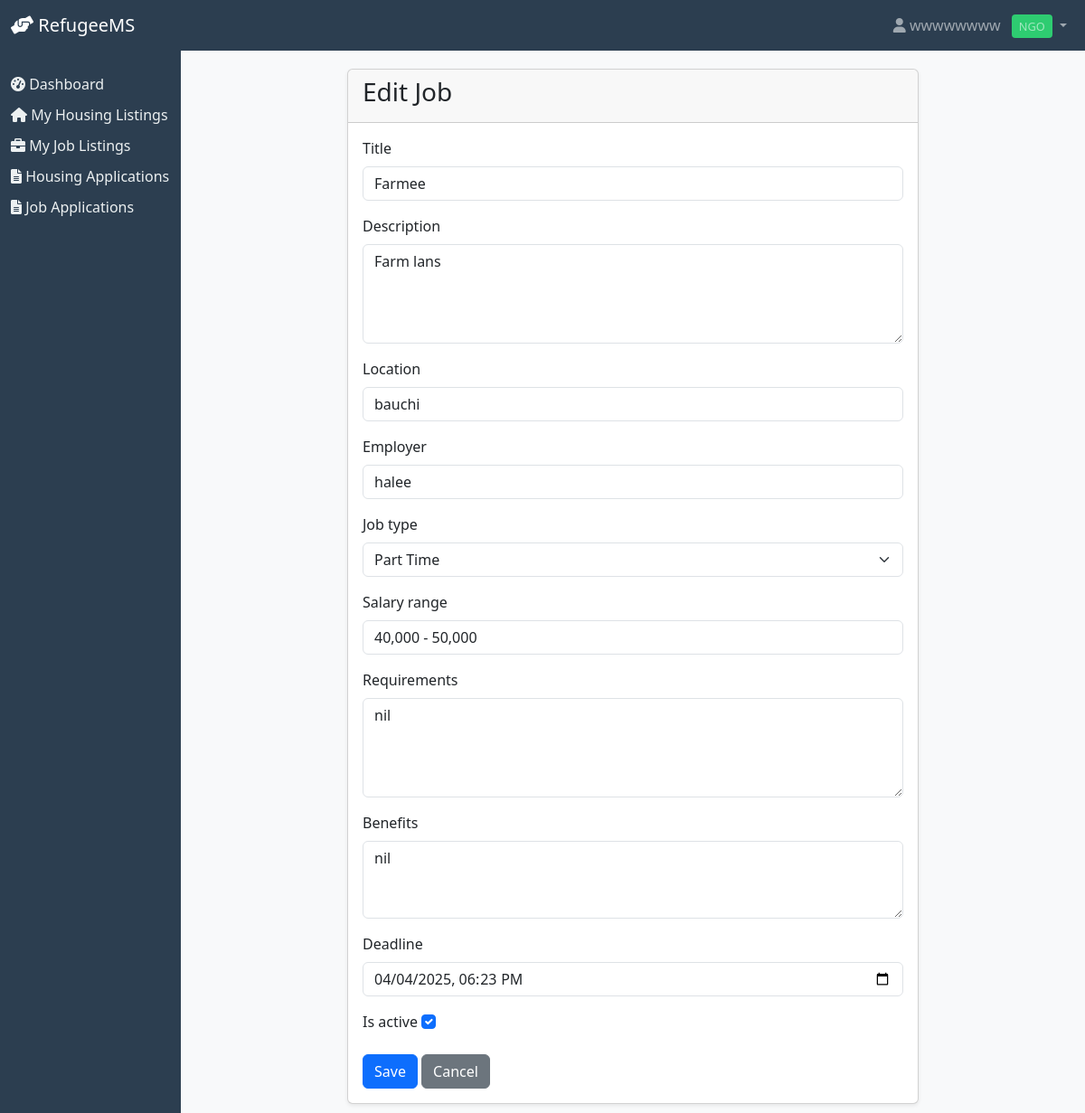
Screenshot of /jobs/2/update/ (signed in) with the database file from the repository.
### refugees/models.py (models this page shows, shortened)
class CustomUser(AbstractUser):
    USER_TYPE_CHOICES = [
        ('refugee', 'Refugee'),
        ('admin', 'Admin'),
        ('ngo', 'NGO'),
    ]
    user_type = models.CharField(max_length=10, choices=USER_TYPE_CHOICES)
    phone_number = models.CharField(max_length=20, blank=True)
    organization = models.CharField(max_length=100, blank=True, help_text="Organization name for NGO users")

class Job(models.Model):
    JOB_TYPE_CHOICES = [
        ('full_time', 'Full Time'),
        ('part_time', 'Part Time'),
        ('contract', 'Contract'),
        ('temporary', 'Temporary'),
    ]
    title = models.CharField(max_length=100)
    description = models.TextField()
    location = models.CharField(max_length=100)
    employer = models.CharField(max_length=100)
    job_type = models.CharField(max_length=20, choices=JOB_TYPE_CHOICES)
    salary_range = models.CharField(max_length=100, blank=True)
    requirements = models.TextField()
    benefits = models.TextField(blank=True)
    posted_at = models.DateTimeField(auto_now_add=True)
    deadline = models.DateTimeField()
    is_active = models.BooleanField(default=True)
    ngo = models.ForeignKey('NGO', on_delete=models.CASCADE, related_name='job_listings', null=True)

### refugees/views.py (the view)
# urls.py: path('jobs/<int:pk>/update/', views.JobUpdateView.as_view(), name='job_update'),
class JobUpdateView(LoginRequiredMixin, UserPassesTestMixin, UpdateView):
    model = Job
    form_class = JobForm
    template_name = 'refugees/job_form.html'
    success_url = reverse_lazy('job_list')
    def test_func(self):
        return self.request.user.user_type in ['admin', 'ngo']

### refugees/templates/refugees/job_form.html (shortened to what this page needs)
{% extends 'refugees/base.html' %}
{% block content %}
<div class="row justify-content-center">
    <div class="col-md-8">
        <div class="card">
            <div class="card-header">
                <h3>{% if form.instance.pk %}Edit{% else %}Post{% endif %} Job</h3>
            </div>
            <div class="card-body">
                <form method="post">
                    {% for field in form %}
                    <div class="mb-3">
                        <label for="{{ field.id_for_label }}" class="form-label">{{ field.label }}</label>
                        {{ field }}
                    </div>
                    {% endfor %}
                    <button type="submit" class="btn btn-primary">Save</button>
                    <a href="{% url 'job_list' %}" class="btn btn-secondary">Cancel</a>
                </form>
            </div>
        </div>
    </div>
</div>
{% endblock %}

### refugees/templates/refugees/base.html (shortened to what this page needs)
<!DOCTYPE html>
<html lang="en">
<head>
    <link href="https://cdn.jsdelivr.net/npm/bootstrap@5.3.0/dist/css/bootstrap.min.css" rel="stylesheet">
    <link href="https://cdnjs.cloudflare.com/ajax/libs/font-awesome/6.0.0/css/all.min.css" rel="stylesheet">
</head>
<body>
    <nav class="navbar navbar-expand-lg navbar-dark bg-dark">
        <div class="container-fluid">
            <a class="navbar-brand" href="{% url 'dashboard' %}">
                <i class="fas fa-hands-helping"></i> RefugeeMS
            </a>
            <div class="collapse navbar-collapse" id="navbarNav">
                <ul class="navbar-nav ms-auto">
                    {% if user.is_authenticated %}
                    <li class="nav-item dropdown">
                        <a class="nav-link dropdown-toggle" href="#" id="userDropdown" role="button" data-bs-toggle="dropdown">
                            <i class="fas fa-user"></i> {{ user.username }}
                            {% if user.user_type == 'refugee' %}
                                <span class="user-type-badge refugee-badge">Refugee</span>
                            {% elif user.user_type == 'ngo' %}
                                <span class="user-type-badge ngo-badge">NGO</span>
                            {% else %}
                                <span class="user-type-badge admin-badge">Admin</span>
                            {% endif %}
                        </a>
                    </li>
                    {% endif %}
                </ul>
            </div>
        </div>
    </nav>
    <div class="container-fluid">
        <div class="row">
            {% if user.is_authenticated %}
            <div class="col-md-2 sidebar">
                <div class="d-flex flex-column">
                    <a href="{% url 'dashboard' %}" class="nav-link {% if request.resolver_match.url_name == 'dashboard' %}active{% endif %}">
                        <i class="fas fa-tachometer-alt"></i> Dashboard
                    </a>
                    {% if user.user_type == 'refugee' %}
                        <a href="{% url 'housing_list' %}" class="nav-link {% if 'housing' in request.path %}active{% endif %}">
                            <i class="fas fa-home"></i> Available Housing
                        </a>
                        <a href="{% url 'job_list' %}" class="nav-link {% if 'job' in request.path %}active{% endif %}">
                            <i class="fas fa-briefcase"></i> Available Jobs
                        </a>
                        <a href="{% url 'housing_application_list' %}" class="nav-link {% if 'housing_application' in request.path %}active{% endif %}">
                            <i class="fas fa-file-alt"></i> My Housing Applications
                        </a>
                        <a href="{% url 'job_application_list' %}" class="nav-link {% if 'job_application' in request.path %}active{% endif %}">
                            <i class="fas fa-file-alt"></i> My Job Applications
                        </a>
                    {% elif user.user_type == 'ngo' %}
                        <a href="{% url 'housing_list' %}" class="nav-link {% if 'housing' in request.path %}active{% endif %}">
                            <i class="fas fa-home"></i> My Housing Listings
                        </a>
                        <a href="{% url 'job_list' %}" class="nav-link {% if 'job' in request.path %}active{% endif %}">
                            <i class="fas fa-briefcase"></i> My Job Listings
                        </a>
                        <a href="{% url 'housing_application_list' %}" class="nav-link {% if 'housing_application' in request.path %}active{% endif %}">
                            <i class="fas fa-file-alt"></i> Housing Applications
                        </a>
                        <a href="{% url 'job_application_list' %}" class="nav-link {% if 'job_application' in request.path %}active{% endif %}">
                            <i class="fas fa-file-alt"></i> Job Applications
                        </a>
                    {% endif %}
                </div>
            </div>
            <div class="col-md-10 main-content">
            {% else %}
            <div class="col-12 main-content">
            {% endif %}
                {% block content %}
                {% endblock %}
            </div>
        </div>
    </div>
</body>
</html>

### refugees/templates/refugees/base.html (style rules this page uses)
.sidebar { min-height: 100vh; background-color: #2c3e50; padding-top: 20px; }
.sidebar .nav-link { color: #ecf0f1; margin: 5px 0; }
.main-content { padding: 20px; background-color: #f8f9fa; }
.navbar { background-color: #2c3e50 !important; }
.card { box-shadow: 0 0.125rem 0.25rem rgba(0, 0, 0, 0.075); margin-bottom: 1rem; }
.user-type-badge { font-size: 0.8rem; padding: 0.25rem 0.5rem; border-radius: 0.25rem; margin-left: 0.5rem; }
.ngo-badge { background-color: #2ecc71; }

### rows the page displays
CustomUser: username "wwwwwwww"
Job: form "Farmee" "Farm lans" "bauchi" "halee" "Part Time" "40,000 - 50,000" "nil" "nil" "04/04/2025 18:23" "☑"

### other values shown
{{ field.label }} "Title" "Description" "Location" "Employer" "Job type" "Salary range" "Requirements" "Benefits" "Deadline" "Is active"
